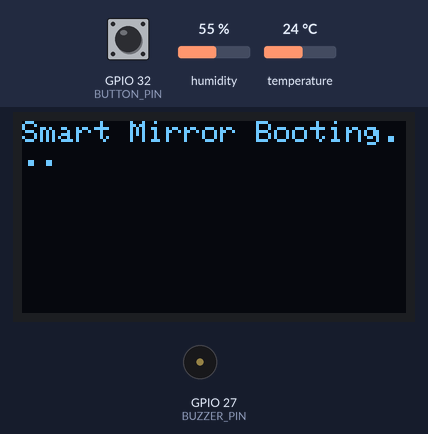
A program run on a simulated ESP32. Parts: 128×64 one-colour display, buzzer (waves = sounding, pin HIGH). The test bench sets the inputs (shaded band); at power-on: GPIO 32 (BUTTON_PIN) HIGH, humidity 55 %, temperature 24 °C. WiFi joins after 1.5 s; servers stay silent unless stated; uploads are accepted with an empty reply; storage starts empty; random numbers use the default seed unless the program sets one; what the program prints to the serial monitor is not drawn.

Above: at 0.06 s.
At 1.7 s:
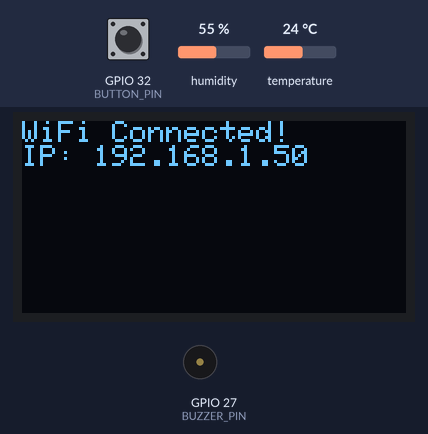
At 3.9 s:
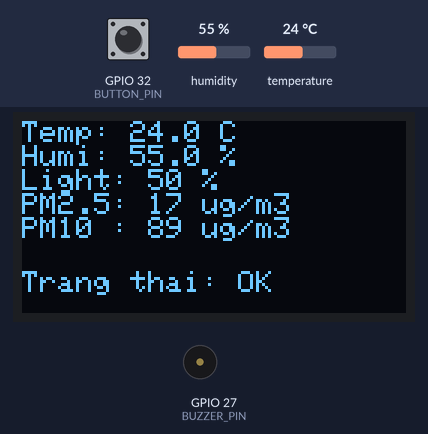

Measured:
- what the display in image 1 shows lasts 2.3 s, from 1.6 s to 3.9 s

The program:

main.cpp
```cpp
// --- Simulation / ESP-SR demo ---
// audio file to play from SPIFFS. We will convert hiesp.mp3 -> hiesp.raw (16-bit LE PCM mono)
const char* kAudioPath = "/hiesp.raw"; // upload to SPIFFS via pio uploadfs
// Do not auto-play on boot; button will trigger playback
bool _sim_play_once = false;
const float kRmsThreshold = 800.0; // điều chỉnh tuỳ file (kept for RMS demo)
const int kConsecutiveThreshold = 3;

// --- Button configuration ---
const int BUTTON_PIN = 32; // GPIO32 (input)
const unsigned long DEBOUNCE_MS = 50;
bool lastButtonState = true; // assuming pull-up (true == HIGH)
unsigned long lastDebounceTime = 0;
bool buttonState = true; // stable state (true == not pressed with INPUT_PULLUP)

// --- Existing code continues here ---
#include "DHTesp.h"
#include <WiFi.h>
#include <Wire.h>
#include <Adafruit_GFX.h>
#include <Adafruit_SSD1306.h>
#include <HTTPClient.h>
#include "SPIFFS.h"

// --- Cấu hình chân ---
const int DHT_PIN = 15;
const int BUZZER_PIN = 27;
const int LDR_PIN = 34;

// --- Cấu hình màn hình OLED ---
#define SCREEN_WIDTH 128
#define SCREEN_HEIGHT 64
Adafruit_SSD1306 display(SCREEN_WIDTH, SCREEN_HEIGHT, &Wire, -1);

DHTesp dht;

// --- Thông tin WiFi ---
const char* ssid = "Wokwi-GUEST";
const char* password = "";

void setup() {
  Serial.begin(115200);
  dht.setup(DHT_PIN, DHTesp::DHT22);
  pinMode(BUZZER_PIN, OUTPUT);
  pinMode(LDR_PIN, INPUT);
  // Button: use internal pull-up so button connects to GND when pressed
  pinMode(BUTTON_PIN, INPUT_PULLUP);

  // --- Khởi tạo màn hình OLED ---
  Wire.begin(21, 22);
  if (!display.begin(SSD1306_SWITCHCAPVCC, 0x3C)) {
    Serial.println("Không tìm thấy màn hình OLED!");
    for (;;);
  }

  // --- Hiển thị khởi tạo ---
  display.clearDisplay();
  display.setTextSize(1);
  display.setTextColor(SSD1306_WHITE);
  display.setCursor(0, 0);
  display.println("Smart Mirror Booting...");
  display.display();

  // --- Kết nối WiFi ---
  WiFi.begin(ssid, password);
  display.println("Connecting WiFi...");
  display.display();

  Serial.print("Connecting to WiFi");
  while (WiFi.status() != WL_CONNECTED) {
    delay(500);
    Serial.print(".");
  }

  Serial.println("\nWiFi connected!");
  Serial.print("IP Address: ");
  Serial.println(WiFi.localIP());

  display.clearDisplay();
  display.setCursor(0, 0);
  display.println("WiFi Connected!");
  display.print("IP: ");
  display.println(WiFi.localIP());
  display.display();
  delay(2000);

  // Mount SPIFFS early so file presence is known
  if (!SPIFFS.begin(true)) {
    Serial.println("SPIFFS mount failed in setup");
  } else {
    Serial.println("SPIFFS mounted");
  }
}

// gọi khi wakeword được "phát hiện"
void on_wakeword_detected() {
  Serial.println("Wakeword detected: Hi ESP");
  // Hiển thị trên OLED
  display.clearDisplay();
  display.setTextSize(2);
  display.setCursor(0, 10);
  display.println("Wakeword:");
  display.println("Hi ESP");
  display.display();

  // Buzz ngắn
  tone(BUZZER_PIN, 2000);
  delay(300);
  noTone(BUZZER_PIN);

  // quay lại màn hình bình thường sau 1s
  delay(1000);
}

// tính RMS của mẫu int16
float compute_rms(const int16_t* samples, size_t count) {
  long acc = 0;
  for (size_t i = 0; i < count; ++i) {
    long v = samples[i];
    acc += v * v;
  }
  if (count == 0) return 0;
  return sqrt((float)acc / (float)count);
}

// đọc file âm thanh (16-bit LE PCM mono) từ SPIFFS và "feed" từng chunk
void play_audio_file_from_spiffs(const char* path, unsigned int chunkSamples = 160, unsigned int pauseMs = 20) {
  if (!SPIFFS.begin(true)) {
    Serial.println("SPIFFS mount failed");
    return;
  }
  File f = SPIFFS.open(path, FILE_READ);
  if (!f) {
    Serial.printf("Audio file not found: %s\n", path);
    return;
  }

  const size_t chunkBytes = chunkSamples * 2; // 16-bit
  uint8_t buf[512];
  int consecutive_high = 0;

  while (f.available()) {
    size_t toRead = min(sizeof(buf), chunkBytes);
    size_t r = f.read(buf, toRead);
    size_t samples = r / 2;
    static int16_t sarr[256]; // đủ cho chunkSamples <= 256
    if (samples > sizeof(sarr)/sizeof(sarr[0])) samples = sizeof(sarr)/sizeof(sarr[0]);
    for (size_t i = 0; i < samples; ++i) {
      sarr[i] = (int16_t)((buf[2*i+1] << 8) | (buf[2*i] & 0xFF));
    }

    float rms = compute_rms(sarr, samples);
    Serial.printf("chunk samples=%u rms=%.1f\n", (unsigned)samples, rms);

    if (rms > kRmsThreshold) {
      consecutive_high++;
      if (consecutive_high >= kConsecutiveThreshold) {
        on_wakeword_detected();
        break; // chỉ demo 1 lần
      }
    } else {
      consecutive_high = 0;
    }

    delay(pauseMs);
  }

  f.close();
}

void loop() {
  // --- Đọc dữ liệu cảm biến ---
  TempAndHumidity data = dht.getTempAndHumidity();
  int lightValue = analogRead(LDR_PIN);
  float brightness = map(lightValue, 0, 4095, 0, 100);
  // --- Giả lập dữ liệu bụi mịn ---
  float pm25 = random(10, 80);
  float pm10 = random(20, 150);

  // --- In ra Serial ---
  Serial.println("testtttttttt");
  Serial.println("-----");
  Serial.printf("Nhiet do: %.2f °C\n", data.temperature);
  Serial.printf("Do am: %.2f %%\n", data.humidity);
  Serial.printf("Anh sang: %.0f %%\n", brightness);
  Serial.printf("PM2.5: %.2f µg/m³\n", pm25);
  Serial.printf("PM10: %.2f µg/m³\n", pm10);

  // --- Hiển thị lên OLED ---
  display.clearDisplay();
  display.setTextSize(1);
  display.setCursor(0, 0);
  display.print("Temp: ");
  display.print(data.temperature, 1);
  display.println(" C");

  display.print("Humi: ");
  display.print(data.humidity, 1);
  display.println(" %");

  display.print("Light: ");
  display.print(brightness, 0);
  display.println(" %");

  display.print("PM2.5: ");
  display.print(pm25, 0);
  display.println(" ug/m3");

  display.print("PM10 : ");
  display.print(pm10, 0);
  display.println(" ug/m3");

  // --- Kiểm tra ngưỡng cảnh báo ---
  bool alert = false;
  String alertMsg = "";

  if (data.temperature > 30) {
    alert = true;
    alertMsg = "Nhiet do cao!";
  } else if (pm25 > 30) {
    alert = true;
    alertMsg = "PM2.5 cao!";
  } else if (pm10 > 100) {
    alert = true;
    alertMsg = "PM10 cao!";
  } else if (brightness < 20) {
    alert = true;
    alertMsg = "Anh sang thap!";
  }

  display.setCursor(0, 50);
  if (alert) {
    display.print("Canh bao: ");
    display.println(alertMsg);
    tone(BUZZER_PIN, 1000);
    delay(500);
    noTone(BUZZER_PIN);
  } else {
    display.println("Trang thai: OK");
  }

  // --- Button handling (debounce) ---
  int reading = digitalRead(BUTTON_PIN);
  if (reading != lastButtonState) {
    lastDebounceTime = millis();
  }

  if ((millis() - lastDebounceTime) > DEBOUNCE_MS) {
    // If the reading has been stable and is different from the current stable state
    if (reading != buttonState) {
      buttonState = reading;
      // active low button pressed
      if (buttonState == LOW) {
        Serial.println("Button pressed: starting playback...");
        play_audio_file_from_spiffs(kAudioPath, 160, 20);
        Serial.println("Playback finished.");
      }
    }
  }
  lastButtonState = reading;

  if (WiFi.status() == WL_CONNECTED) {
    HTTPClient http;
    http.begin("http://172.17.33.191:5000/update");  // Đổi IP tại đây!
    http.addHeader("Content-Type", "application/json");

    String json = "{\"temperature\": " + String(data.temperature, 2) +
                  ", \"humidity\": " + String(data.humidity, 2) +
                  ", \"light\": " + String(brightness, 2) +
                  ", \"pm25\": " + String(pm25, 2) +
                  ", \"pm10\": " + String(pm10, 2) + "}";

    int code = http.POST(json);
    if (code > 0) {
      Serial.printf("Sent data: %s\n", json.c_str());
      Serial.println(http.getString());
    } else {
      Serial.printf("HTTP POST failed, code: %d\n", code);
    }
    http.end();
  }

  display.display();
  delay(180000);
  //delay(3000);
}
```
